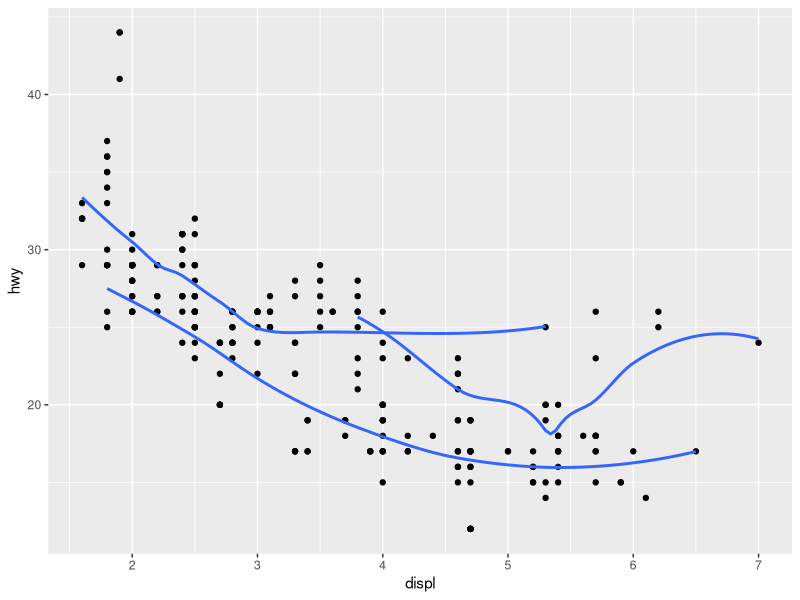

This chart was generated by the following R code:
require(MASS)
require(ggplot2)
ggplot(data = mpg,mapping = aes(x = displ, y = hwy)) + 
  geom_point()+
  geom_smooth(mapping = aes(group = drv),se = FALSE)

